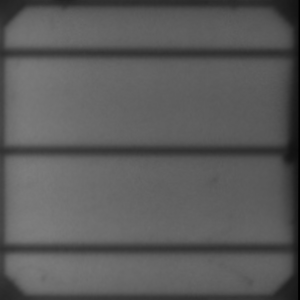
#> input picture Sem_Defeito/cell0004.png, 300 x 300 px, found by its file name; its folder holds 4 pictures in this run
$ jupyter execute --allow-errors PV_Cells.ipynb
#> lines starting #> are read from the running program, lines starting #| are printed output that depends on the picture; pictures that were not available may be replaced by others from this repository, and a replacement may not be noted
[cell 1]
import pylab
from skimage.io import imread
from skimage.filters import gaussian

L = 256  # Número de níveis de cinza
k = 25.  # Parâmetro para ajuste de contraste

root ='/home/marcelo/PV_Cell/' # Caminho para imagens

fnamesF = [] # Nome das imagens PV sem defeito
with open(root+"Sem_Defeito.txt") as f:
#> (reads Sem_Defeito.txt from the repository)
 fnamesF = [s.strip() for s in f]

fnamesT = [] # Nome das imagens PV com defeito
with open(root+"Defeito.txt") as f:
#> (reads Defeito.txt from the repository)
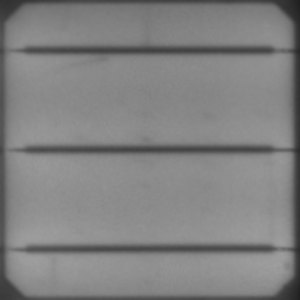
#> input picture Sem_Defeito/cell0369.png, 300 x 300 px, given in place of cell0011.png, which was not available
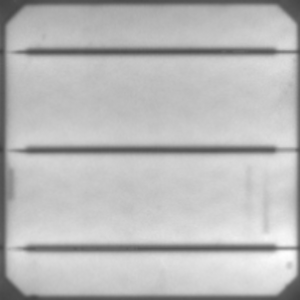
#> input picture Sem_Defeito/cell0397.png, 300 x 300 px, found by its file name
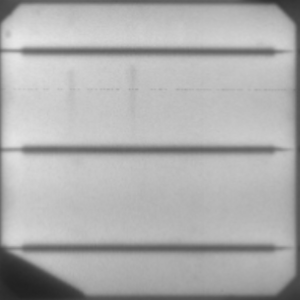
#> input picture Sem_Defeito/cell0410.png, 300 x 300 px, found by its file name
 fnamesT =  [s.strip() for s in f]

# Abre arquivos de imagens em coloca em listas separadas
#> (the rest of this cell did not finish here and is left out)
